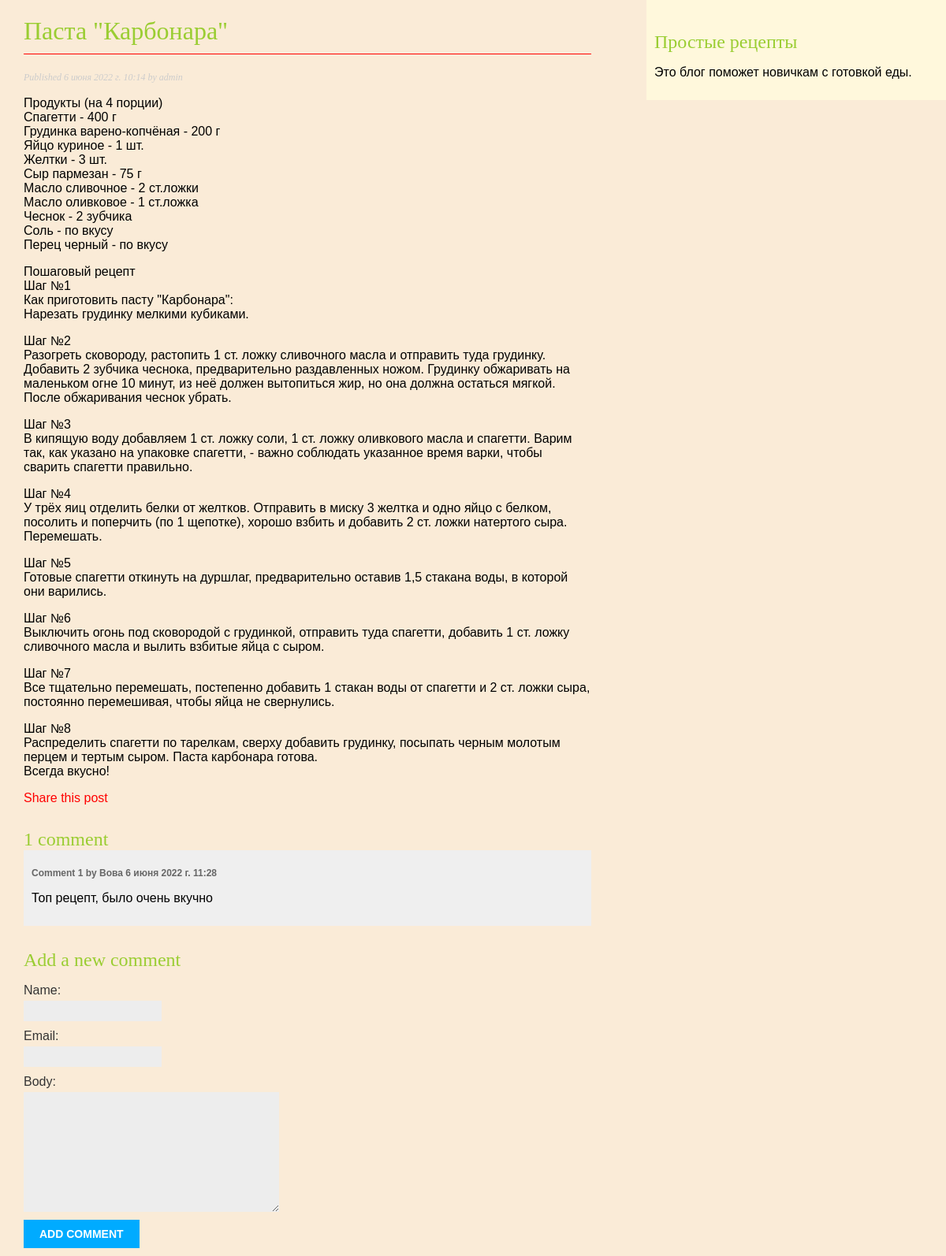
The page /blog/2022/6/6/pasta-karbonara/ on the database its author committed.
### blog/models.py (models this page shows, shortened)
class Post(models.Model):
    class Status(models.TextChoices):
        DRAFT = 'DF', 'Draft'
        PUBLISHED = 'PB', 'Published'
    title = models.CharField(max_length=250)
    slug = models.SlugField(max_length=250,
                            unique_for_date='publish')
    author = models.ForeignKey(User,
                               on_delete=models.CASCADE,
                               related_name='blog_posts')
    body = models.TextField()
    publish = models.DateTimeField(default=timezone.now)
    created = models.DateTimeField(auto_now_add=True)
    updated = models.DateTimeField(auto_now=True)
    status = models.CharField(max_length=2,
                              choices=Status.choices,
                              default=Status.DRAFT)
    objects = models.Manager() # The default manager.
    published = PublishedManager() # Our custom manager.
    class Meta:
        ordering = ['-publish']
        indexes = [
            models.Index(fields=['-publish']),
        ]

class Comment(models.Model):
    post = models.ForeignKey(Post,
                             on_delete=models.CASCADE,
                             related_name='comments')
    name = models.CharField(max_length=80)
    email = models.EmailField()
    body = models.TextField()
    created = models.DateTimeField(auto_now_add=True)
    updated = models.DateTimeField(auto_now=True)
    active = models.BooleanField(default=True)
    class Meta:
        ordering = ['created']
        indexes = [
            models.Index(fields=['created']),
        ]

### blog/views.py (the view)
def post_detail(request, year, month, day, post):
    post = get_object_or_404(Post,
                             status=Post.Status.PUBLISHED,
                             slug=post,
                             publish__year=year,
                             publish__month=month,
                             publish__day=day)
    comments = post.comments.filter(active=True)
    form = CommentForm()
    return render(request,
                  'blog/post/detail.html',
                  {'post': post,
                   'comments': comments,
                   'form': form})

### blog/forms.py
class CommentForm(forms.ModelForm):
    class Meta:
        model = Comment
        fields = ['name', 'email', 'body']

### blog/templates/blog/post/detail.html (shortened to what this page needs)
{% extends "blog/base.html" %}
{% block content %}
  <h1>{{ post.title }}</h1>
  <p class="date">
    Published {{ post.publish }} by {{ post.author }}
  </p>
  {{ post.body|linebreaks }}
  <p>
    <a href="{% url "blog:post_share" post.id %}">
      Share this post
    </a>
  </p>
  {% with comments.count as total_comments %}
    <h2>
      {{ total_comments }} comment{{ total_comments|pluralize }}
    </h2>
  {% endwith %}
  {% for comment in comments %}
    <div class="comment">
      <p class="info">
        Comment {{ forloop.counter }} by {{ comment.name }}
        {{ comment.created }}
      </p>
      {{ comment.body|linebreaks }}
    </div>
  {% empty %}
    <p>There are no comments yet.</p>
  {% endfor %}
  {% include "blog/post/includes/comment_form.html" %}
{% endblock %}

### blog/static/css/blog.css (style rules this page uses)
body { margin:0; padding:0; font-family:helvetica, sans-serif; background-color: antiquewhite; }
a { color: red; text-decoration:none; }
h1 { color: yellowgreen; font-family : Comic Sans MS, Comic Sans, cursive; font-weight:normal; border-bottom:1px solid red; padding:0 0 10px 0; }
h2 { color: yellowgreen; font-family : Comic Sans MS, Comic Sans, cursive; font-weight:normal; margin:30px 0 0; }
p.date { color:#ccc; font-family: georgia, serif; font-size: 12px; font-style: italic; }
label { float:left; clear:both; color:#333; margin-bottom:4px; }
input, textarea { clear:both; float:left; margin:0 0 10px; background:#ededed; border:0; padding:6px 10px; font-size:12px; }
.comment { padding:10px; }
.comment:nth-child(even) { background:#efefef; }
.comment .info { font-weight:bold; font-size:12px; color:#666; }

### rows shown on the page
Post: title "Паста \"Карбонара\"", publish "6 июня 2022 г. 10:14", author "admin", body "Продукты (на 4 порции) Спагетти - 400 г Грудинка варено-копчёная - 200 г Яйцо куриное - 1 шт. Желтки - 3 шт. Сыр пармезан - 75 г Масло сливочное - 2 ст.ложки Масло оливковое - 1 ст.ложка Чеснок - 2 зубчика Соль - по вкусу Перец черный - по вкусу Пошаговый рецепт Шаг №1 Как приготовить пасту \"Карбонара\": Нарезать грудинку мелкими кубиками. Шаг №2 Разогреть сковороду, растопить 1 ст. ложку сливочного масла и отправить туда грудинку. Добавить 2 зубчика чеснока, предварительно раздавленных ножом. Грудинку обжаривать на маленьком огне 10 минут, из неё должен вытопиться жир, но она должна остаться мягкой. После обжаривания чеснок убрать. Шаг №3 В кипящую воду добавляем 1 ст. ложку соли, 1 ст.…"
Comment: name "Вова", created "6 июня 2022 г. 11:28", body "Топ рецепт, было очень вкучно"

### other values the page prints
{{ total_comments }} "1"
